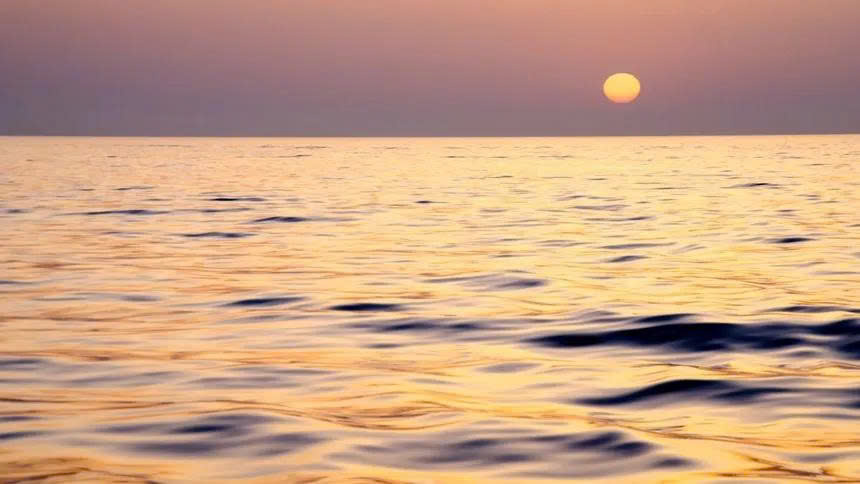
#> input picture chapters/chapter01_image_fundamentals/data/lab1.jpg, 860 x 484 px
$ jupyter execute chapter01.ipynb   (shell and % lines are left out)
#> lines starting #> are read from the running program, lines starting #| are printed output that depends on the picture
[cell 1]
#bài 1: cài đặt thư viện OpenCV và Pillow

import cv2
from PIL import Image
import numpy as np
import matplotlib.pyplot as plt

print('OpenCV version:', cv2.__version__)
import PIL; print('Pillow version:', PIL.__version__)

[cell 2]
import cv2
import matplotlib.pyplot as plt
from PIL import Image
#Bài 2: Đọc ảnh và hiển thị ảnh
img_bgr = cv2.imread("../data/lab1.jpg")
#> img_bgr is the input picture: shape (484, 860, 3); mean B, G, R 132.1, 161, 200.9
img_rgb = cv2.cvtColor(img_bgr, cv2.COLOR_BGR2RGB)

# Hiển thị ảnh
plt.figure(figsize=(5, 5))
plt.imshow(img_rgb)
plt.title('Ảnh gốc')
plt.axis('off')
plt.show()

print('Kích thước ảnh:', img_rgb.shape)  # (height, width, channels)
#| Kích thước ảnh: (484, 860, 3)

# Lưu ảnh với định dạng khác (PNG)
cv2.imwrite('lab1_saved.png', img_bgr)
print('Đã lưu ảnh dưới định dạng PNG')

# Hoặc dùng Pillow
pil_img = Image.fromarray(img_rgb)
pil_img.save('lab1_pillow.bmp')   # lưu thành BMP
print('Đã lưu ảnh dưới định dạng BMP bằng Pillow')

[cell 3]
#bài 3: Chuyển đổi không gian màu
# RGB → Grayscale
gray = cv2.cvtColor(img_bgr, cv2.COLOR_BGR2GRAY)
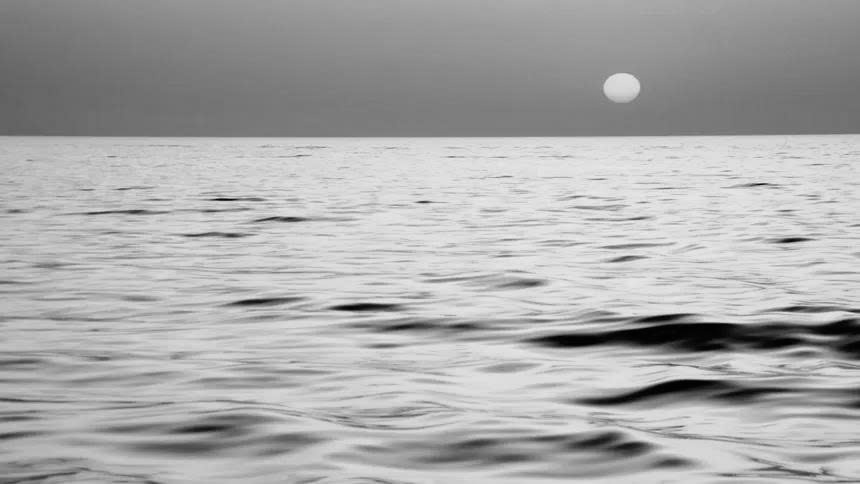
#> gray: shape (484, 860); min 1, max 237, mean 169.6

# RGB → HSV
hsv = cv2.cvtColor(img_bgr, cv2.COLOR_BGR2HSV)
#> hsv: shape (484, 860, 3); mean H, S, V 47, 88.2, 201.5

# RGB → LAB
lab = cv2.cvtColor(img_bgr, cv2.COLOR_BGR2LAB)
#> lab: shape (484, 860, 3); mean of channels 0, 1, 2 175.6, 139.1, 148

fig, axes = plt.subplots(1, 4, figsize=(16, 4))

axes[0].imshow(img_rgb);          axes[0].set_title('RGB (gốc)');    axes[0].axis('off')
axes[1].imshow(gray, cmap='gray');axes[1].set_title('Grayscale');    axes[1].axis('off')
axes[2].imshow(hsv);              axes[2].set_title('HSV');          axes[2].axis('off')
axes[3].imshow(lab);              axes[3].set_title('LAB');          axes[3].axis('off')
cv2.imwrite('../data/lab1_gray.png', gray)
cv2.imwrite('../data/lab1_hsv.png', cv2.cvtColor(hsv, cv2.COLOR_RGB2BGR))
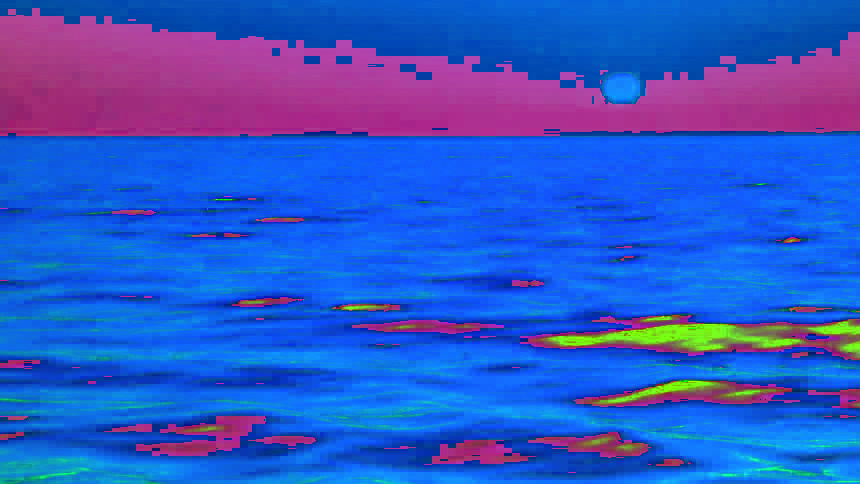
#> saved as lab1_hsv.png: shape (484, 860, 3); mean B, G, R 201.5, 88.2, 47
cv2.imwrite('../data/lab1_lab.png', cv2.cvtColor(lab, cv2.COLOR_RGB2BGR))
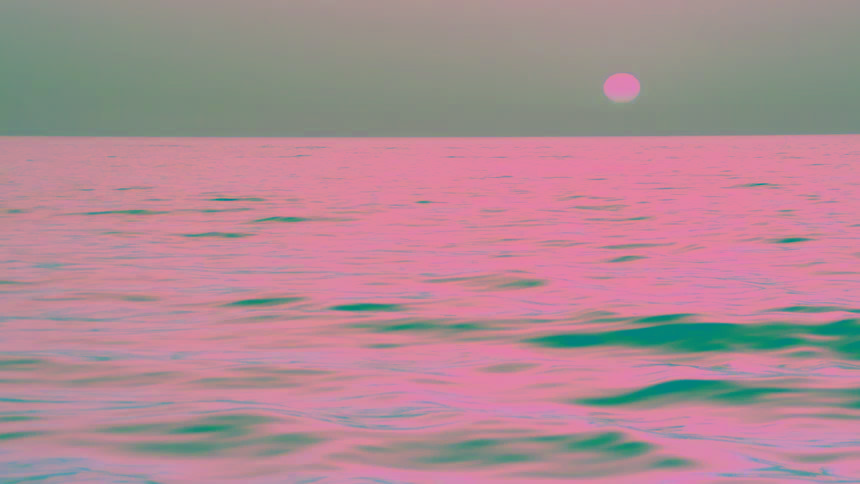
#> saved as lab1_lab.png: shape (484, 860, 3); mean B, G, R 148, 139.1, 175.6
plt.tight_layout()
plt.show()
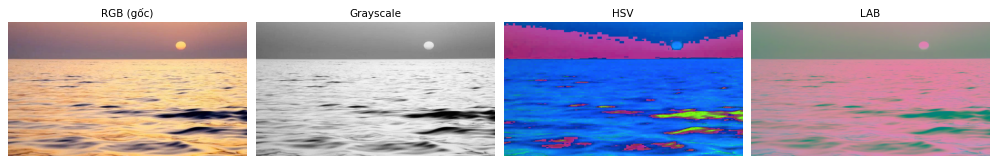
#> figure drawn by matplotlib, 4 panels

[cell 4]
#Bài 4: Cắt ảnh và thay đổi kích thước
# Cắt vùng ảnh: img[y1:y2, x1:x2]
crop = img_rgb[100:350, 100:350]
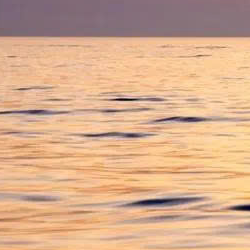
#> crop: shape (250, 250, 3); mean R, G, B 215.6, 173.4, 141.8

# Thay đổi kích thước cố định
resized_fixed = cv2.resize(img_rgb, (200, 200))
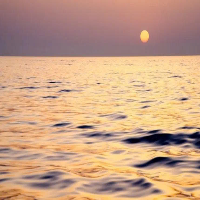
#> resized_fixed: shape (200, 200, 3); mean R, G, B 200.8, 160.8, 132

# Thay đổi theo tỷ lệ (50%)
scale = 0.5
h, w = img_rgb.shape[:2]
#> h = 484; w = 860
resized_scale = cv2.resize(img_rgb, (int(w * scale), int(h * scale)))
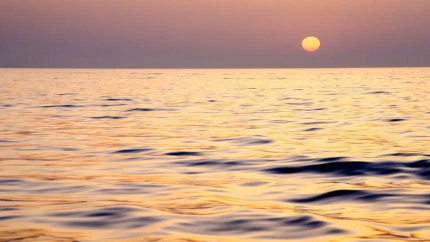
#> resized_scale: shape (242, 430, 3); mean R, G, B 201.1, 161.1, 132.2

fig, axes = plt.subplots(1, 3, figsize=(14, 4))
axes[0].imshow(crop);          axes[0].set_title('Cắt vùng [100:350, 100:350]'); axes[0].axis('off')
axes[1].imshow(resized_fixed); axes[1].set_title('Resize cố định 200×200');      axes[1].axis('off')
axes[2].imshow(resized_scale); axes[2].set_title('Resize 50% tỷ lệ');            axes[2].axis('off')

plt.tight_layout()
plt.show()
cv2.imwrite('../data/lab1_cropped.png', cv2.cvtColor(crop, cv2.COLOR_RGB2BGR))
cv2.imwrite('../data/lab1_resized_fixed.png', cv2.cvtColor(resized_fixed, cv2.COLOR_RGB2BGR))
cv2.imwrite('../data/lab1_resized_scale.png', cv2.cvtColor(resized_scale, cv2.COLOR_RGB2BGR))


print('Kích thước ảnh gốc:', img_rgb.shape[:2])
#| Kích thước ảnh gốc: (484, 860)
print('Kích thước sau crop:', crop.shape[:2])
#| Kích thước sau crop: (250, 250)
print('Kích thước sau resize 50%:', resized_scale.shape[:2])
#| Kích thước sau resize 50%: (242, 430)

[cell 5]
#Bài 5: Vẽ hinh cơ bản và thêm văn bản
# Tạo bản sao để vẽ lên (tránh thay đổi ảnh gốc)
canvas = img_rgb.copy()

# Vẽ đường thẳng: cv2.line(img, pt1, pt2, color, thickness)
cv2.line(canvas, (0, 0), (512, 512), (255, 0, 0), 3)       # màu đỏ

# Vẽ hình chữ nhật: cv2.rectangle(img, pt1, pt2, color, thickness)
cv2.rectangle(canvas, (50, 50), (200, 200), (0, 255, 0), 3) # màu xanh lá

# Vẽ hình tròn: cv2.circle(img, center, radius, color, thickness)
cv2.circle(canvas, (380, 130), 80, (0, 0, 255), 3)          # màu xanh dương

# Thêm văn bản: cv2.putText(img, text, org, font, scale, color, thickness)
cv2.putText(canvas, 'OpenCV Demo', (120, 460),
            cv2.FONT_HERSHEY_SIMPLEX, 1.2, (255, 255, 0), 2)
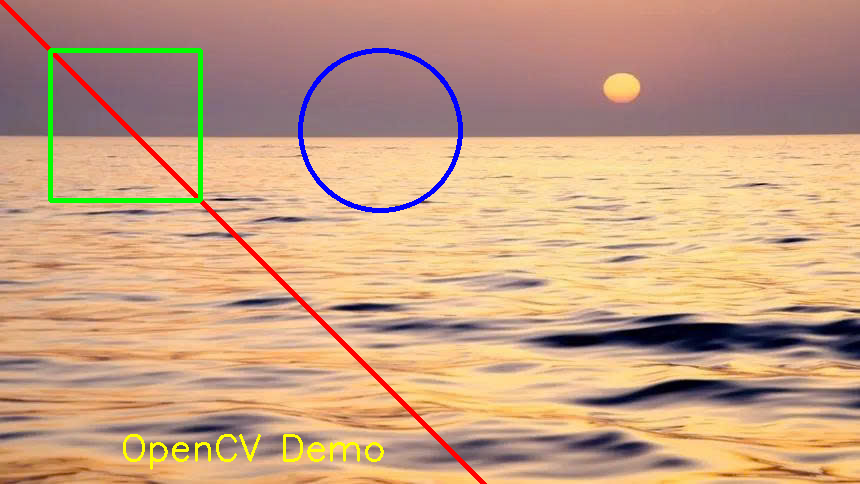
#> canvas: shape (484, 860, 3); mean R, G, B 199.3, 160.1, 130.2

plt.figure(figsize=(6, 6))
plt.imshow(canvas)
plt.title('Vẽ hình cơ bản + văn bản')
plt.axis('off')
plt.show()

# Lưu kết quả
cv2.imwrite('../data/result_drawing.png', cv2.cvtColor(canvas, cv2.COLOR_RGB2BGR))
print('Đã lưu result_drawing.png')
